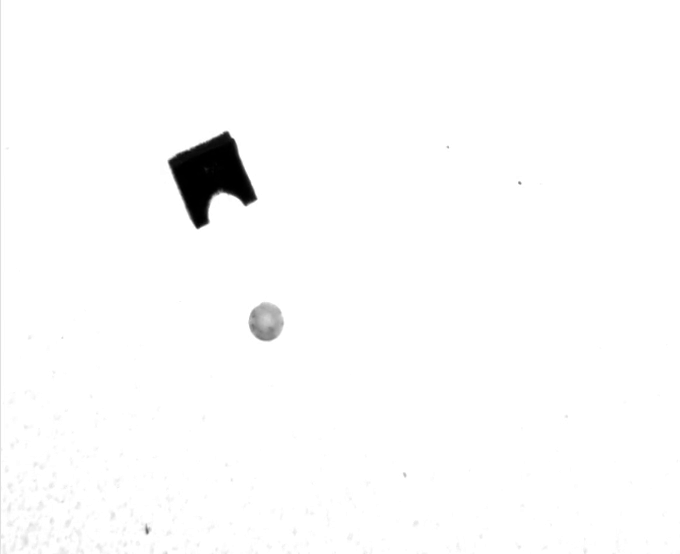
#> input picture frame 140 of Microrobot.mp4, 680 x 554 px
$ python main.py
#> lines starting #> are read from the running program, lines starting #| are printed output that depends on the picture; after the words box and inside, x2 and y2 are one past the last pixel; in counts of white or black regions, pixels touching at a corner belong together; long printed decimals are rounded
import math
import cv2
import numpy as np
import imutils

videocap = cv2.VideoCapture('Microrobot.mp4')

while videocap.isOpened():
    success, frame = videocap.read()
#> frame is the input picture: shape (554, 680, 3); min 0, max 255, mean 251.6
    if success:

        # Pre-process image
        # cv2.imshow('RAW', frame)
        grayScaled = cv2.cvtColor(frame, cv2.COLOR_BGR2GRAY)
        # dilate = cv2.dilate(grayScaled, None, iterations=4)
        # gaussian = cv2.GaussianBlur(dilate, (5, 5), cv2.BORDER_DEFAULT)
        # cv2.imshow("dilate", gaussian)
        darkMask = cv2.inRange(grayScaled, 0, 60)  # robot
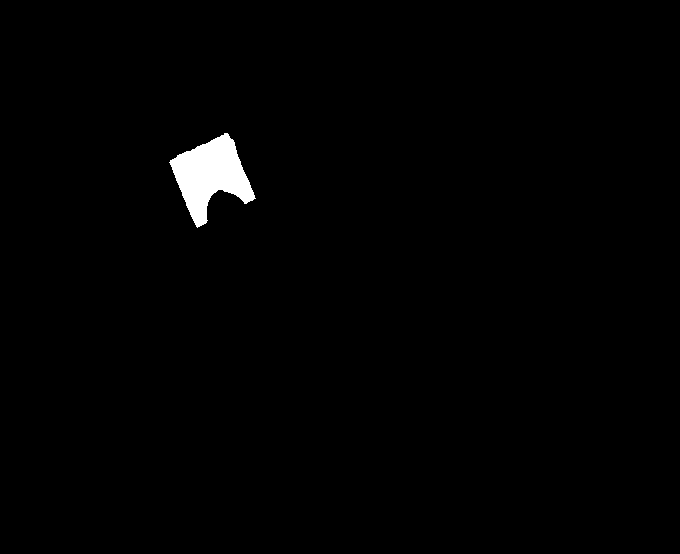
#> darkMask: shape (554, 680); 1.1% white; 1 white region, box (x1, y1, x2, y2) and area: (169, 133, 256, 228) 4133
        darkMask2 = cv2.erode(darkMask, None, iterations=2)
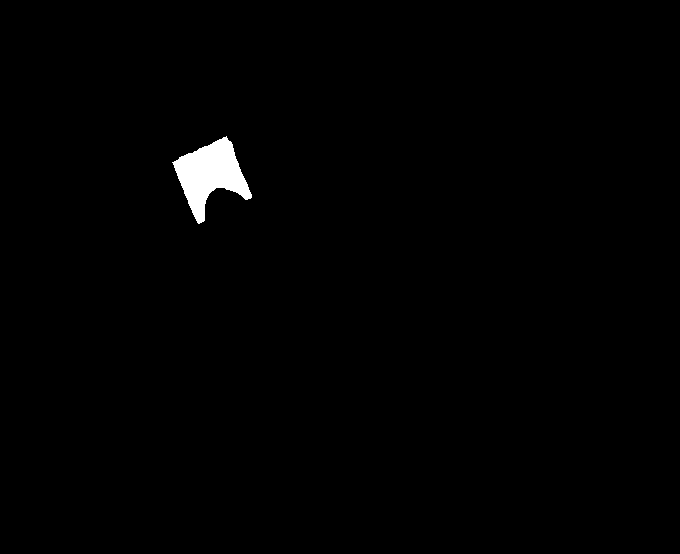
#> darkMask2: shape (554, 680); 0.9% white; 1 white region, box (x1, y1, x2, y2) and area: (172, 136, 252, 224) 3374
        lightMask = cv2.inRange(grayScaled, 80, 230)  # cargo
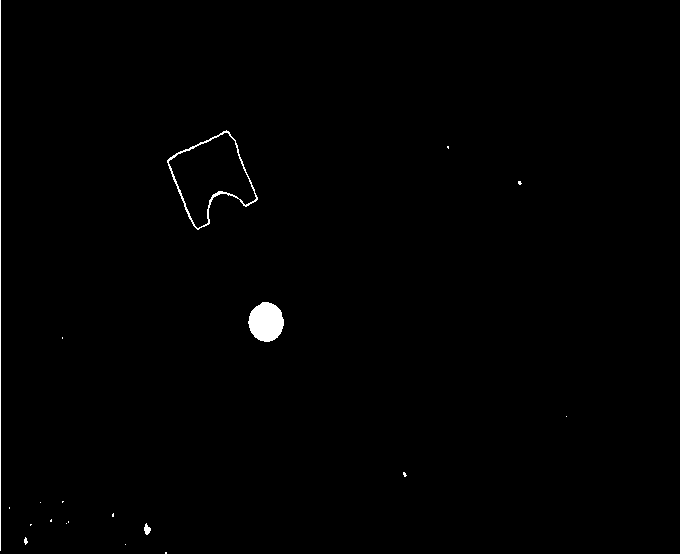
#> lightMask: shape (554, 680); 0.63% white; 20 white regions (15 under 20 px), largest, box (x1, y1, x2, y2) and area: (248, 302, 284, 342) 1090, (167, 130, 258, 230) 597, (0, 0, 1, 551) 551, (144, 523, 151, 535) 52, (24, 537, 28, 545) 20
        lightMask2 = cv2.erode(lightMask, None, iterations=2)
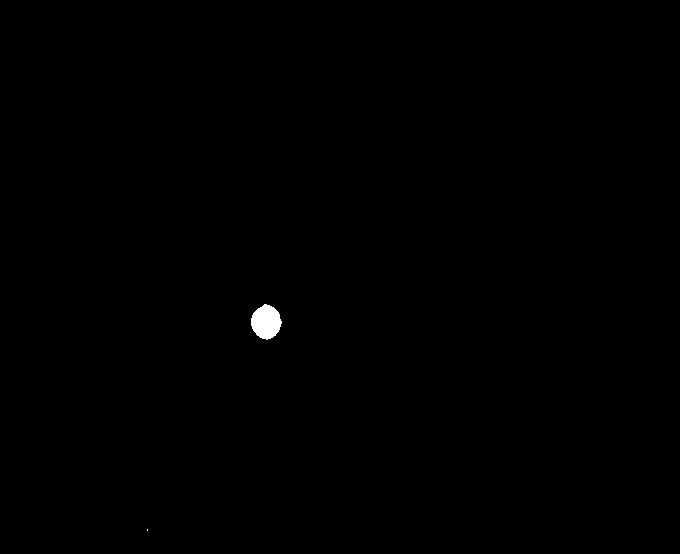
#> lightMask2: shape (554, 680); 0.21% white; 2 white regions (1 under 20 px)
        #cv2.imshow('Light Mask', lightMask2)
        #cv2.imshow('Dark Mask', darkMask)
        cnts_rbt = cv2.findContours(darkMask, cv2.RETR_EXTERNAL, cv2.CHAIN_APPROX_SIMPLE)[-2]
#> cnts_rbt = 1 contour; box (x1, y1, x2, y2) and area: (169, 133, 256, 228) 3996
        cnts_cargo = cv2.findContours(lightMask2, cv2.RETR_EXTERNAL, cv2.CHAIN_APPROX_SIMPLE)[-2]
#> cnts_cargo = 2 contours, 1 with area under 20; largest, box (x1, y1, x2, y2) and area: (251, 304, 282, 340) 758
        c_cargo = sorted(cnts_cargo, key=cv2.contourArea, reverse=True)[:5]
#> c_cargo has the same summary as cnts_cargo

        # Only proceed if at least one contour was found
        if len(cnts_rbt) > 0:
            c_rbt = sorted(cnts_rbt, key=cv2.contourArea, reverse=True)[:5]  # get the 5 largest contour
#> c_rbt has the same summary as cnts_rbt

            # Detect Robot---------------------------------------------------------------------------------------
            ((rx1, ry1), (w, l), angle1) = cv2.minAreaRect(c_rbt[0])
#> rx1 = 212.5; ry1 = 179.1; w = 70.32; l = 73.76; angle1 = -25.02
            box = cv2.boxPoints(((rx1, ry1), (w, l), angle1))  # cv2.boxPoints(rect) for OpenCV 3.x
#> box = [[196.2, 227.4], [165, 160.5], [228.8, 130.8], [260, 197.6]]
            box = np.int0(box)
#> box = [[196, 227], [165, 160], [228, 130], [259, 197]]
            cv2.drawContours(frame, c_rbt, 0, (0, 0, 255), 2)
            M_rbt = cv2.moments(c_rbt[0])
#> M_rbt = moments, m00 3995.5, centre m10/m00, m01/m00 = (210, 175.1)
            center_rbt = (int(M_rbt["m10"] / M_rbt["m00"]), int(M_rbt["m01"] / M_rbt["m00"]))
#> center_rbt = (210, 175)

            # Draw robot contours and display real-time positions
            cv2.putText(frame, 'Robot', center_rbt, cv2.FONT_HERSHEY_SIMPLEX, 0.5, 255, 2)
            # cv2.drawContours(frame, [box], 0, (0, 255, 0), 2)
            cv2.putText(frame, 'Robot X: %f' % rx1, (30, 40), cv2.FONT_HERSHEY_SIMPLEX, 0.5, 255, 2)
            cv2.putText(frame, 'Robot Y: %f' % ry1, (30, 70), cv2.FONT_HERSHEY_SIMPLEX, 0.5, 255, 2)

            # Detect cargo
            ((x, y), radius) = cv2.minEnclosingCircle(c_cargo[0])
#> x = 265.5; y = 321.5; radius = 17.56

            # Draw cargo contours and display real-time positions
            cv2.putText(frame, 'Cargo', (int(x), int(y)), cv2.FONT_HERSHEY_SIMPLEX, 0.5, 255, 2)
            cv2.circle(frame, (int(x), int(y)), int(radius), (0, 255, 0), 2)
            cv2.putText(frame, 'Cargo', (int(x), int(y)), cv2.FONT_HERSHEY_SIMPLEX, 0.5, 255, 2)
#> frame: shape (554, 680, 3); mean B, G, R 251.5, 249.7, 250.2
            cv2.putText(frame, 'Cargo X: %f' % x, (380, 40), cv2.FONT_HERSHEY_SIMPLEX, 0.5, 255, 2)
            cv2.putText(frame, 'Cargo Y: %f' % y, (380, 70), cv2.FONT_HERSHEY_SIMPLEX, 0.5, 255, 2)
            print('Real-Time Position of Cargo: X: %f, Y: %f' % (x, y))
#| Real-Time Position of Cargo: X: 265.500, Y: 321.500

            # Calculate robot orientation
            rx2 = int(rx1)
#> rx2 = 212
            ry2 = int(ry1)
#> ry2 = 179
            dx = center_rbt[0] - rx2
#> dx = -2
            dy = center_rbt[1] - ry2
#> dy = -4
            rx3 = rx2 + 15 * dx
#> rx3 = 182
            ry3 = ry2 + 15 * dy
#> ry3 = 119
            if not dx == 0:
                angle2 = math.degrees(np.arctan(dy / dx))
#> angle2 = 63.43
                if dx < 0 and dy < 0:
                    angle2 += 270
#> angle2 = 333.4
                if dx > 0 and dy < 0:
                    angle2 += 90
                if dx < 0 and dy > 0:
                    angle2 += 270
                if dx > 0 and dy > 0:
                    angle2 += 0
            elif dy < 0:
                angle2 = 360
            elif dx == 0 and dy > 0:
                angle2 = 180
            if dy == 0:
                angle2 = 270

            # Calculate Angle to Cargo
            angleToCargo = math.degrees(np.arctan(abs(y - ry2) / abs(x - rx2))) + 270
#> angleToCargo = 339.4
            if angle2 < 90:
                d_angle = angleToCargo - angle2 - 360
            else:
                d_angle = angleToCargo - angle2
#> d_angle = 5.99

            # Display robot orientation and angle to cargo
            cv2.putText(frame, 'Angle to Cargo: %f' % angleToCargo, (380, 100), cv2.FONT_HERSHEY_SIMPLEX, 0.5, 255, 2)
            cv2.putText(frame, 'Delta_Angle: %f' % (d_angle), (380, 130), cv2.FONT_HERSHEY_SIMPLEX, 0.5, 255, 2)
            print('Real-Time Position of Robot: X: %f, Y: %f, Angle: %f ' % (rx1, ry1-5, angle2))
#| Real-Time Position of Robot: X: 212.498, Y: 174.068, Angle: 333.435
            cv2.putText(frame, 'Robot Orientation: %f' % angle2, (30, 100), cv2.FONT_HERSHEY_SIMPLEX, 0.5, 255, 2)

            # Draw arrow between robot and cargo to show cargo's position in relative to robot
            cv2.arrowedLine(frame,
                            (rx2, ry2),
                            (int(x), int(y)), (255, 0, 0), 3)

        # Option#1: Use contour size to determine if cargo is found
        mediumMask = cv2.inRange(grayScaled, 10, 250)
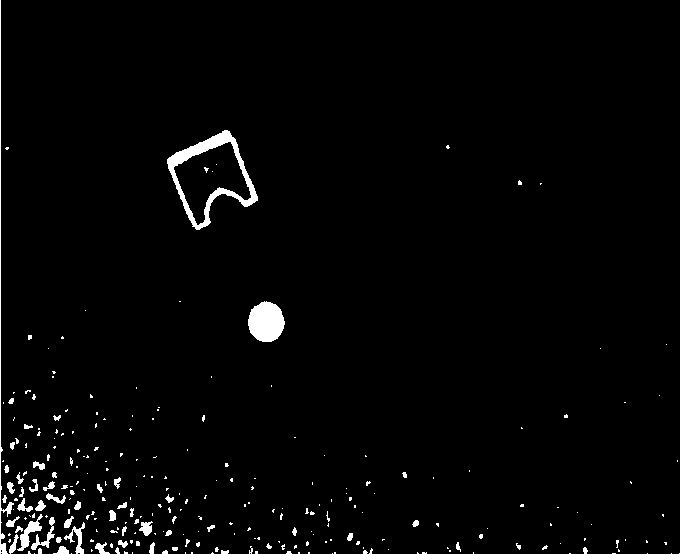
#> mediumMask: shape (554, 680); 2.1% white; 265 white regions (210 under 20 px)
        cnts_total = cv2.findContours(mediumMask, cv2.RETR_EXTERNAL, cv2.CHAIN_APPROX_SIMPLE)[-2]
#> cnts_total = 262 contours, 231 with area under 20; largest, box (x1, y1, x2, y2) and area: (167, 130, 258, 230) 4845, (248, 301, 285, 342) 1100, (17, 514, 43, 551) 244, (64, 522, 85, 554) 157, (31, 517, 55, 550) 149
        c_total = sorted(cnts_total, key=cv2.contourArea, reverse=True)[:5]
#> c_total = 5 contours; box (x1, y1, x2, y2) and area: (167, 130, 258, 230) 4845, (248, 301, 285, 342) 1100, (17, 514, 43, 551) 244, (64, 522, 85, 554) 157, (31, 517, 55, 550) 149
        area = cv2.contourArea(c_total[0])
#> area = 4845

        # Option#2: Use distance to determine if cargo is found
        distance = np.sqrt(abs(int(x) - int(rx2)) ** 2 + abs(int(y) - int(ry2)) ** 2)
#> distance = 151.6

        if distance < 60:
            cv2.putText(frame, 'Cargo Found', (30, 500), cv2.FONT_HERSHEY_SIMPLEX, 1, (50, 180, 120), 3)
            cargo_found = True
        else:
            cv2.putText(frame, 'Looking for Cargo', (30, 500), cv2.FONT_HERSHEY_SIMPLEX, 1, (35, 70, 100), 3)

        # Use distance to determine if cargo is picked up
        if distance < 39:
            cv2.putText(frame, 'Cargo Picked up', (350, 500), cv2.FONT_HERSHEY_SIMPLEX, 1, (35, 100, 150), 3)
            cargo_picked_up = True

        # Display distance to cargo
        cv2.putText(frame, 'Distance to Cargo: %f' % (distance-33), (380, 160), cv2.FONT_HERSHEY_SIMPLEX, 0.5, 255, 2)

        # Draw coordinate system
        c_x1 = int(rx1)
#> c_x1 = 212
        c_y1 = int(ry1)
#> c_y1 = 179
        length = 80
        height = 80
        cv2.arrowedLine(frame, (c_x1, c_y1), (c_x1 + length, c_y1), (220, 170, 0), 2)
        cv2.arrowedLine(frame, (c_x1, c_y1), (c_x1, c_y1 + height), (220, 170, 0), 2)
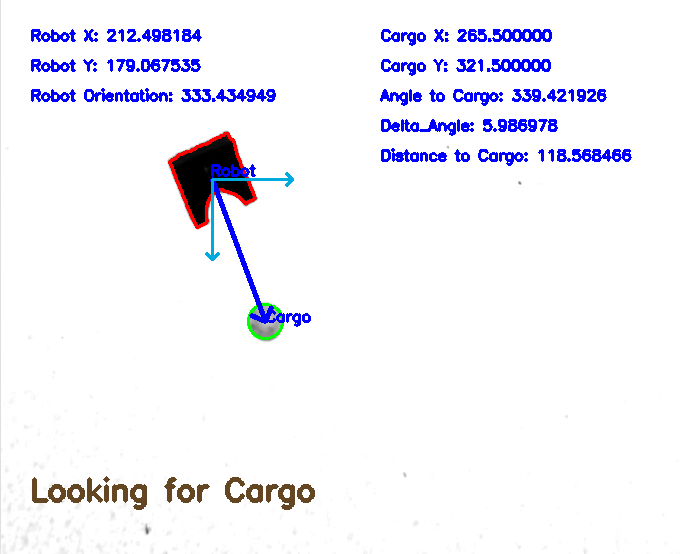
#> frame: shape (554, 680, 3); mean B, G, R 249.9, 242, 242.4
        cv2.putText(frame, 'X', (c_x1 + length + 5, c_y1), cv2.FONT_HERSHEY_SIMPLEX, 0.5, (35, 100, 150), 2)
#> frame: shape (554, 680, 3); 0.02% of pixels changed, all inside (x1, y1, x2, y2) = (298, 168, 308, 181)
        cv2.putText(frame, 'Y', (c_x1, c_y1 + height + 15), cv2.FONT_HERSHEY_SIMPLEX, 0.5, (35, 100, 150), 2)
#> frame: shape (554, 680, 3); mean B, G, R 249.8, 241.9, 242.4

        # Show continuous frame with information
        window_vertical = np.vstack((grayScaled, darkMask,lightMask2))
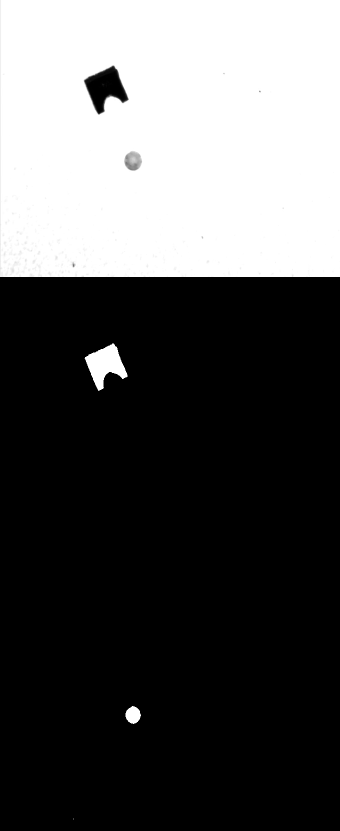
#> window_vertical: shape (1662, 680) (shown at 1/2 size); min 0, max 255, mean 85
        cv2.imshow('Stacked Windows', window_vertical)
        cv2.imshow('Frame', frame)
        cv2.moveWindow('Frame', 340, -100)

    # Press 'space to pause, ''q' to quit
    key = cv2.waitKey(1)
#> (key q is pressed here)
    if key == 32:
        cv2.waitKey()
    elif key == ord('q'):
        break
